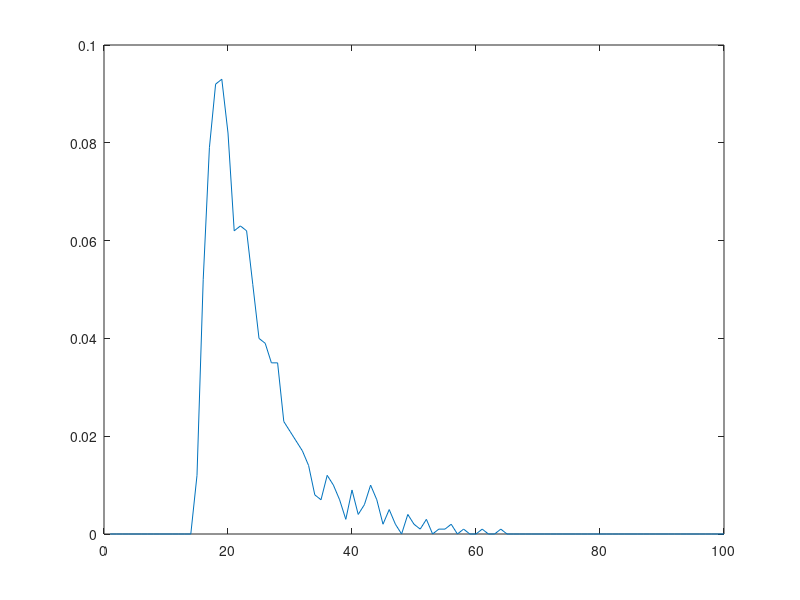
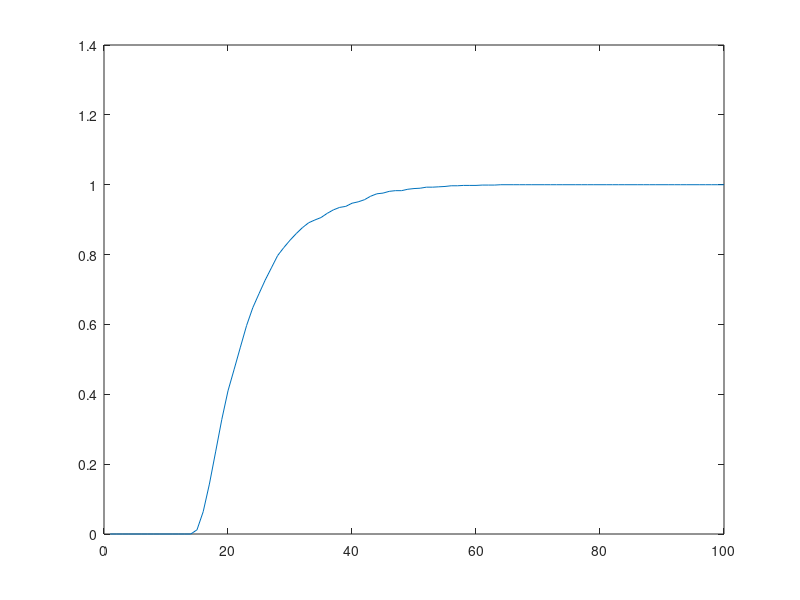

Source code (MATLAB) for these figures, in order:
clc;
close all;
clear all;

R_c = 1000;                         % This is the given cell radius
gamma = 3.5;

total_points = 1000;
d_max = R_c/cosd(30);             %This is the maximum coordinate in i-axis to cover the reference cell

%Below is the coordinates of BS in ij coordinate system
vertices_x = [R_c R_c/2 -R_c/2 -R_c -R_c/2 R_c/2 R_c];            %i-axis coordinates
vertices_y = [0 cosd(30)*R_c cosd(30)*R_c 0 -cosd(30)*R_c -cosd(30)*R_c 0];           %j-axis coordinates


%Below is the interfering cells coordinates in ij coordinate system without sectoring in reuse-7 condition
interference_x = 2*cosd(30)*R_c*[2 -1 -3 -2 1 3];                    %i-axis coordinates
interference_y = 2*cosd(30)*R_c*[1 3 2 -1 -3 -2];                    %j-axis coordinates


d = zeros(1,6);         %distance from rand0m location to the interfering cells and made them to zeros                                   
         
sir = [];           %this is SIR array
n = 0;
while (n ~= total_points)
  x = -d_max + 2*d_max*rand(1);                 %here we get the rand0m coordinate of the mobile in i-axis
  y = -d_max + 2*d_max*rand(1);                  %here we get the rand0m coordinate of the mobile in j-axis
                                                  
%Below we convert ij coordinate to xy coordinate                                                 
  X = cosd(30)*x;                                   %here we get the x coordinate in XY coordinate system
  Y = y + sind(30)*x;                                %here we get the y coordinate in XY coordinate system
  d0 = sqrt(X.^2+Y.^2);                                %here d0 is the distance of the point from the reference BS
  if(inpolygon(X,Y,vertices_x,vertices_y) && d0 >= 10)            %here we check if the point lies in the given region with the help of inpolygon fn.
    I = 0;
    n = n + 1;
    S = (1/d0)^gamma;                            %this is the signal power
    for j = 1 : 6
      d(j) = sqrt((interference_x(j)-x)^2+(interference_y(j)-y)^2+((interference_x(j)-x)*(interference_y(j)-y)));
      I = I + (1/d(j)^gamma);                     %this is interference power
    end
    sir = [sir 10*log10(S/I)];                    %conversion of SIR into dB
  end
end

bins = 100;                              %now we divide the SIR range into 100 bins where each bin points to a range of 1 dB SIR
                                                 
pdf = zeros(1,bins);                          
for i = 1 : total_points
    index = round(sir(i));
    pdf(index) = pdf(index) + 1;         %here we increment the each bin count              
end
pdf = pdf/total_points;                   %here pdf becomes probability
figure;
plot(pdf);                      

cdf = zeros(1,bins);
for i = 1 : bins
  cdf(i) = sum(pdf(1:i));                  %here we sum the pdf to get cdf
end
figure;
plot(cdf);